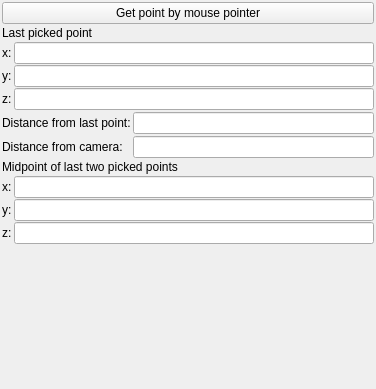
<?xml version="1.0" encoding="UTF-8"?>
<ui version="4.0">
 <class>cDockMeasurements</class>
 <widget class="QWidget" name="cDockMeasurements">
  <property name="geometry">
   <rect>
    <x>0</x>
    <y>0</y>
    <width>376</width>
    <height>389</height>
   </rect>
  </property>
  <property name="windowTitle">
   <string>Form</string>
  </property>
  <layout class="QVBoxLayout" name="verticalLayout">
   <property name="spacing">
    <number>2</number>
   </property>
   <property name="leftMargin">
    <number>2</number>
   </property>
   <property name="topMargin">
    <number>2</number>
   </property>
   <property name="rightMargin">
    <number>2</number>
   </property>
   <property name="bottomMargin">
    <number>2</number>
   </property>
   <item>
    <widget class="QPushButton" name="pushButton_meas_get_point">
     <property name="text">
      <string>Get point by mouse pointer</string>
     </property>
    </widget>
   </item>
   <item>
    <widget class="QLabel" name="label">
     <property name="text">
      <string>Last picked point</string>
     </property>
     <property name="wordWrap">
      <bool>true</bool>
     </property>
    </widget>
   </item>
   <item>
    <layout class="QFormLayout" name="formLayout_coordinates_10">
     <property name="fieldGrowthPolicy">
      <enum>QFormLayout::ExpandingFieldsGrow</enum>
     </property>
     <property name="horizontalSpacing">
      <number>2</number>
     </property>
     <property name="verticalSpacing">
      <number>1</number>
     </property>
     <item row="0" column="0">
      <widget class="QLabel" name="label_296">
       <property name="text">
        <string>x:</string>
       </property>
      </widget>
     </item>
     <item row="0" column="1">
      <widget class="MyLineEdit" name="vect3_meas_point_x">
       <property name="sizePolicy">
        <sizepolicy hsizetype="Expanding" vsizetype="Maximum">
         <horstretch>0</horstretch>
         <verstretch>0</verstretch>
        </sizepolicy>
       </property>
      </widget>
     </item>
     <item row="1" column="0">
      <widget class="QLabel" name="label_297">
       <property name="text">
        <string>y:</string>
       </property>
      </widget>
     </item>
     <item row="1" column="1">
      <widget class="MyLineEdit" name="vect3_meas_point_y">
       <property name="sizePolicy">
        <sizepolicy hsizetype="Expanding" vsizetype="Maximum">
         <horstretch>0</horstretch>
         <verstretch>0</verstretch>
        </sizepolicy>
       </property>
      </widget>
     </item>
     <item row="2" column="0">
      <widget class="QLabel" name="label_298">
       <property name="text">
        <string>z:</string>
       </property>
      </widget>
     </item>
     <item row="2" column="1">
      <widget class="MyLineEdit" name="vect3_meas_point_z">
       <property name="sizePolicy">
        <sizepolicy hsizetype="Expanding" vsizetype="Maximum">
         <horstretch>0</horstretch>
         <verstretch>0</verstretch>
        </sizepolicy>
       </property>
      </widget>
     </item>
    </layout>
   </item>
   <item>
    <layout class="QFormLayout" name="formLayout">
     <property name="labelAlignment">
      <set>Qt::AlignLeading|Qt::AlignLeft|Qt::AlignVCenter</set>
     </property>
     <property name="horizontalSpacing">
      <number>2</number>
     </property>
     <property name="verticalSpacing">
      <number>2</number>
     </property>
     <property name="topMargin">
      <number>0</number>
     </property>
     <item row="0" column="0">
      <widget class="QLabel" name="label_299">
       <property name="text">
        <string>Distance from last point:</string>
       </property>
       <property name="wordWrap">
        <bool>true</bool>
       </property>
      </widget>
     </item>
     <item row="0" column="1">
      <widget class="QLineEdit" name="edit_meas_distance_from_last">
       <property name="sizePolicy">
        <sizepolicy hsizetype="Expanding" vsizetype="Maximum">
         <horstretch>0</horstretch>
         <verstretch>0</verstretch>
        </sizepolicy>
       </property>
       <property name="alignment">
        <set>Qt::AlignLeading|Qt::AlignLeft|Qt::AlignVCenter</set>
       </property>
      </widget>
     </item>
     <item row="1" column="0">
      <widget class="QLabel" name="label_345">
       <property name="text">
        <string>Distance from camera:</string>
       </property>
       <property name="wordWrap">
        <bool>true</bool>
       </property>
      </widget>
     </item>
     <item row="1" column="1">
      <widget class="QLineEdit" name="edit_meas_distance_from_camera">
       <property name="sizePolicy">
        <sizepolicy hsizetype="Expanding" vsizetype="Maximum">
         <horstretch>0</horstretch>
         <verstretch>0</verstretch>
        </sizepolicy>
       </property>
       <property name="alignment">
        <set>Qt::AlignLeading|Qt::AlignLeft|Qt::AlignVCenter</set>
       </property>
      </widget>
     </item>
    </layout>
   </item>
   <item>
    <widget class="QLabel" name="label_2">
     <property name="text">
      <string>Midpoint of last two picked points</string>
     </property>
     <property name="wordWrap">
      <bool>true</bool>
     </property>
    </widget>
   </item>
   <item>
    <layout class="QFormLayout" name="formLayout_coordinates_11">
     <property name="fieldGrowthPolicy">
      <enum>QFormLayout::ExpandingFieldsGrow</enum>
     </property>
     <property name="horizontalSpacing">
      <number>2</number>
     </property>
     <property name="verticalSpacing">
      <number>1</number>
     </property>
     <item row="0" column="0">
      <widget class="QLabel" name="label_300">
       <property name="text">
        <string>x:</string>
       </property>
      </widget>
     </item>
     <item row="0" column="1">
      <widget class="MyLineEdit" name="vect3_meas_midpoint_x">
       <property name="sizePolicy">
        <sizepolicy hsizetype="Expanding" vsizetype="Maximum">
         <horstretch>0</horstretch>
         <verstretch>0</verstretch>
        </sizepolicy>
       </property>
      </widget>
     </item>
     <item row="1" column="0">
      <widget class="QLabel" name="label_301">
       <property name="text">
        <string>y:</string>
       </property>
      </widget>
     </item>
     <item row="1" column="1">
      <widget class="MyLineEdit" name="vect3_meas_midpoint_y">
       <property name="sizePolicy">
        <sizepolicy hsizetype="Expanding" vsizetype="Maximum">
         <horstretch>0</horstretch>
         <verstretch>0</verstretch>
        </sizepolicy>
       </property>
      </widget>
     </item>
     <item row="2" column="0">
      <widget class="QLabel" name="label_302">
       <property name="text">
        <string>z:</string>
       </property>
      </widget>
     </item>
     <item row="2" column="1">
      <widget class="MyLineEdit" name="vect3_meas_midpoint_z">
       <property name="sizePolicy">
        <sizepolicy hsizetype="Expanding" vsizetype="Maximum">
         <horstretch>0</horstretch>
         <verstretch>0</verstretch>
        </sizepolicy>
       </property>
      </widget>
     </item>
    </layout>
   </item>
   <item>
    <spacer name="verticalSpacer_23">
     <property name="orientation">
      <enum>Qt::Vertical</enum>
     </property>
     <property name="sizeHint" stdset="0">
      <size>
       <width>20</width>
       <height>40</height>
      </size>
     </property>
    </spacer>
   </item>
  </layout>
 </widget>
 <customwidgets>
  <customwidget>
   <class>MyLineEdit</class>
   <extends>QLineEdit</extends>
   <header>my_line_edit.h</header>
  </customwidget>
 </customwidgets>
 <resources/>
 <connections/>
</ui>
